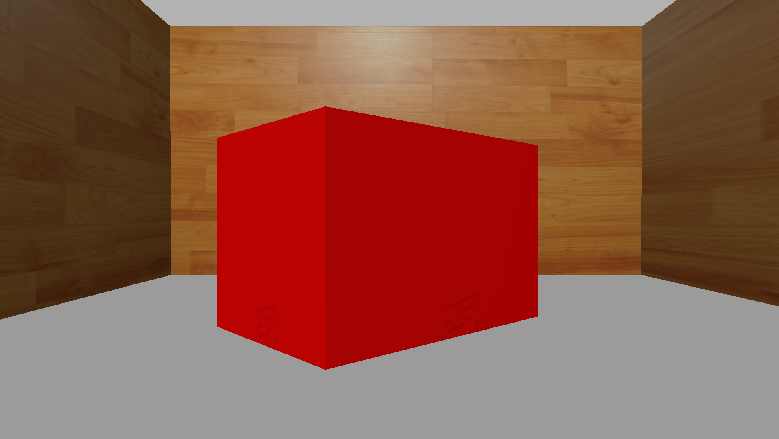
#> input picture imageTuning/sim2.png, 779 x 439 px
$ python blockDetection.py
#> lines starting #> are read from the running program, lines starting #| are printed output that depends on the picture; after the words box and inside, x2 and y2 are one past the last pixel; in counts of white or black regions, pixels touching at a corner belong together
import numpy as np
import cv2
# from cv_bridge import CvBridge

# bridge = CvBridge()
# Load an color image in grayscale
# frame = cv2.imread('image.jpg',0)
#Load standard
frame = cv2.imread('sim2.png')
#> frame is the input picture: shape (439, 779, 3); mean B, G, R 72, 88.6, 140.8
cv2.imshow('original', frame)

hsv = cv2.cvtColor(frame, cv2.COLOR_BGR2HSV)
#> hsv: shape (439, 779, 3); mean H, S, V 6.8, 129.1, 140.8

#Sim
# lower_red = (0, 200, 15)
# upper_red = (0, 255, 255)

#Real Robot
lower_red = (0, 127, 50) #was 30
upper_red = (6, 255, 255)

red_mask = cv2.inRange(hsv, lower_red, upper_red)
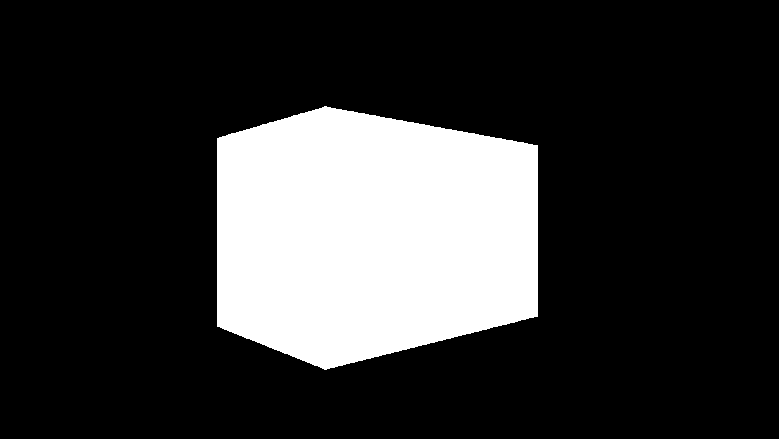
#> red_mask: shape (439, 779); 20.7% white; 1 white region, box (x1, y1, x2, y2) and area: (217, 106, 538, 370) 70695

edges = cv2.Canny(red_mask, 400, 1400)
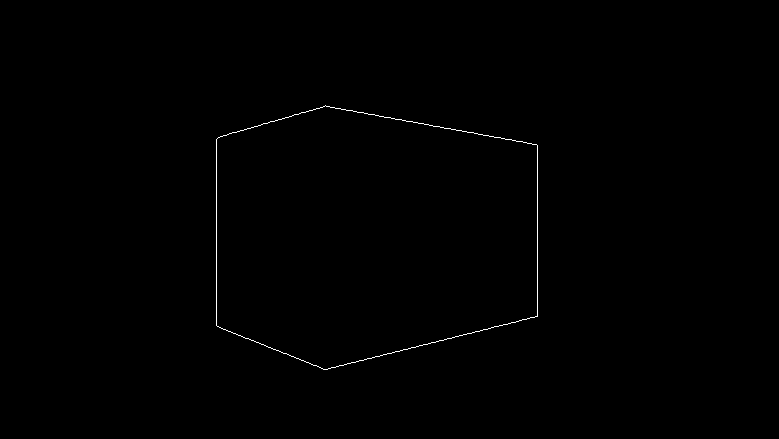
#> edges: shape (439, 779); 0.29% white in thin lines or dots, all inside (x1, y1, x2, y2) = (216, 105, 538, 370)
cv2.imshow('Edge', edges)


##################
# Find contours: https://docs.opencv.org/master/d4/d73/tutorial_py_contours_begin.html
contours, hierarchy = cv2.findContours(edges, cv2.RETR_TREE, cv2.CHAIN_APPROX_SIMPLE)
#> contours = 2 contours; box (x1, y1, x2, y2) and area: (216, 105, 538, 370) 70726, (216, 105, 538, 370) 70725
# Draw contours:
cv2.drawContours(frame, contours, 0, (0, 255, 0), 2)
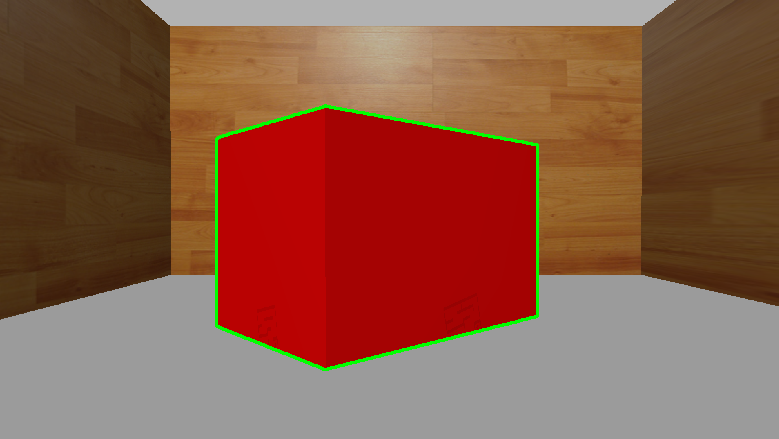
#> frame: shape (439, 779, 3); 0.98% of pixels changed, all inside (x1, y1, x2, y2) = (215, 104, 539, 371)

# Calculate image moments of the detected contour
M = cv2.moments(contours[0])
#> M = moments, m00 70725.5, centre m10/m00, m01/m00 = (371.3, 234.2)

# Print center: https://www.pyimagesearch.com/2016/02/01/opencv-center-of-contour/
centreX = int(M["m10"] / M["m00"])
#> centreX = 371
centreY = int(M["m01"] / M["m00"])
#> centreY = 234
print("centre X : '{}'".format(centreX))
#| centre X : '371'
print("centre Y : '{}'".format(centreY))
#| centre Y : '234'

# Draw a circle at centre
cv2.circle(frame, (round(M['m10'] / M['m00']), round(M['m01'] / M['m00'])), 5, (0, 255, 0), -1)
#> frame: shape (439, 779, 3); 0.02% of pixels changed, all inside (x1, y1, x2, y2) = (366, 229, 377, 240)

# Show image:
cv2.imshow("outline contour & centroid", frame)

cv2.imshow('image',red_mask)
cv2.waitKey(0)
cv2.destroyAllWindows()

$ run again, with imageTuning/image.jpg saved as imageTuning/sim2.png
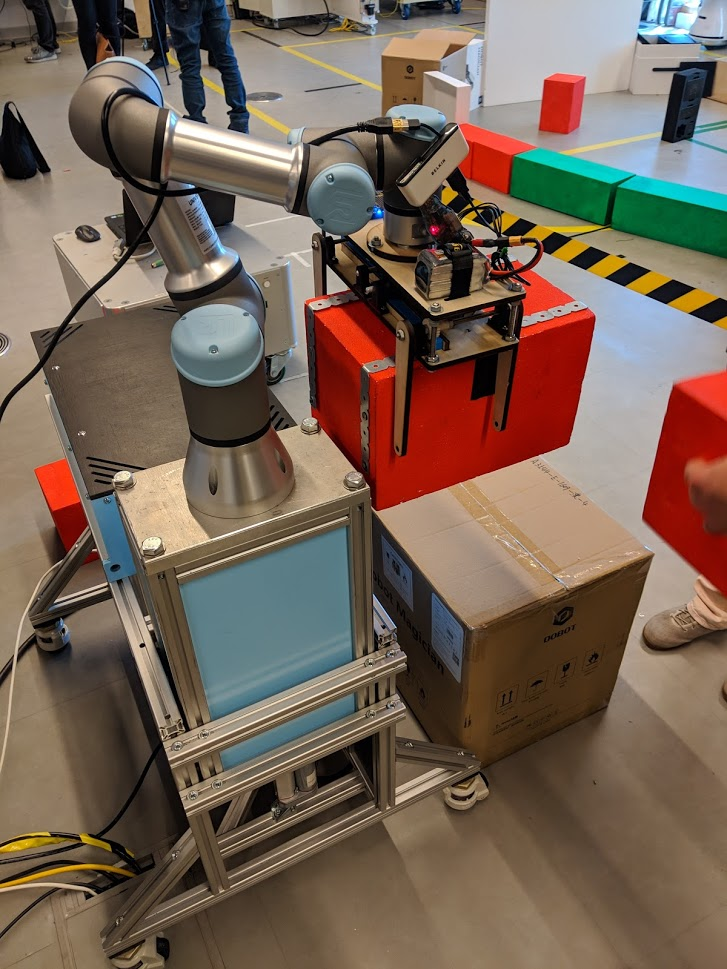
#> input picture imageTuning/image.jpg, 727 x 969 px
#> frame is the input picture: shape (969, 727, 3); mean B, G, R 85.2, 99.2, 118.2
#> hsv: shape (969, 727, 3); mean H, S, V 32.7, 100.2, 124.8
#> `red_mask = cv2.inRange(hsv, lower_red, upper_red)`:
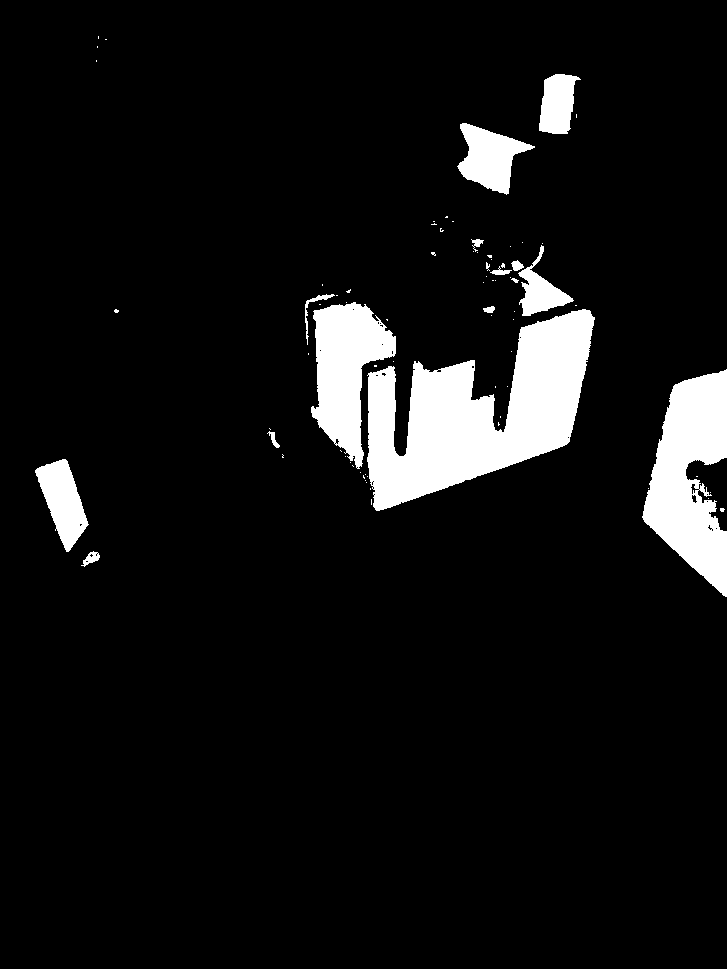
#> red_mask: shape (969, 727); 7.5% white; 78 white regions (62 under 20 px), largest, box (x1, y1, x2, y2) and area: (367, 309, 595, 511) 23857, (642, 369, 727, 597) 11618, (311, 302, 396, 469) 7756
#> `edges = cv2.Canny(red_mask, 400, 1400)`:
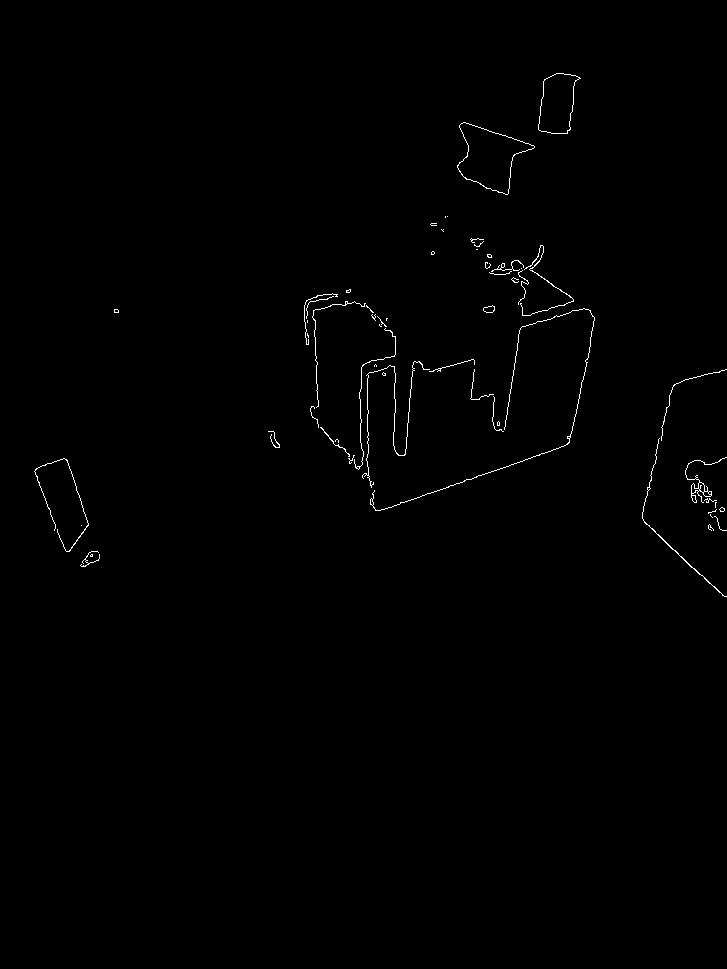
#> edges: shape (969, 727); 0.52% white in thin lines or dots, all inside (x1, y1, x2, y2) = (34, 73, 727, 597)
#> contours = 83 contours, 69 with area under 20; largest, box (x1, y1, x2, y2) and area: (457, 122, 535, 195) 2924, (457, 122, 535, 195) 2912, (538, 73, 581, 134) 1788, (538, 73, 580, 134) 1783, (685, 457, 727, 503) 158
#> M = moments, m00 3.5, centre m10/m00, m01/m00 = (91.1, 555.1)
#> centreX = 91
#> centreY = 555
#| centre X : '91'
#| centre Y : '555'

$ run again, with imageTuning/sim1.png copied over imageTuning/sim2.png
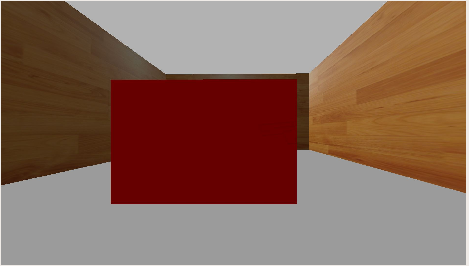
#> input picture imageTuning/sim1.png, 469 x 266 px
#> frame is the input picture: shape (266, 469, 3); mean B, G, R 88.8, 102.6, 136
#> hsv: shape (266, 469, 3); mean H, S, V 7.1, 108.9, 136
#> `red_mask = cv2.inRange(hsv, lower_red, upper_red)`:
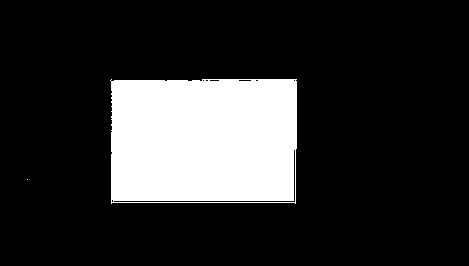
#> red_mask: shape (266, 469); 18.1% white; 2 white regions (1 under 20 px), largest, box (x1, y1, x2, y2) and area: (110, 79, 297, 204) 22621
#> edges: shape (266, 469); 0.69% white in thin lines or dots, all inside (x1, y1, x2, y2) = (109, 78, 297, 204)
#> contours = 3 contours, 1 with area under 20; largest, box (x1, y1, x2, y2) and area: (109, 78, 297, 204) 23093, (110, 78, 297, 204) 23087
#> `cv2.drawContours(frame, contours, 0, (0, 255, 0), 2)`:
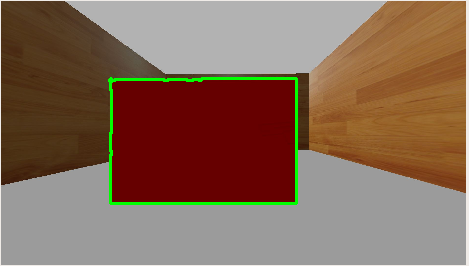
#> frame: shape (266, 469, 3); 1.52% of pixels changed, all inside (x1, y1, x2, y2) = (108, 77, 298, 205)
#> M = moments, m00 23093, centre m10/m00, m01/m00 = (203.4, 140.8)
#> centreX = 203
#> centreY = 140
#| centre X : '203'
#| centre Y : '140'
